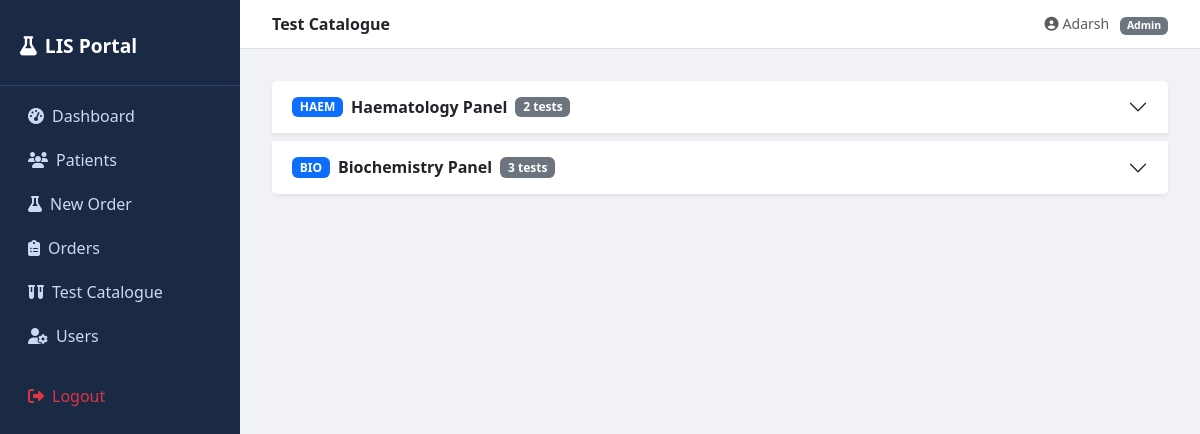
The page /management/tests/ (signed in) on the database its author committed.
### accounts/models.py (models this page shows, shortened)
class UserProfile(models.Model):
    ROLE_CHOICES = [
        ('Admin', 'Admin'),
        ('Physician', 'Physician'),
        ('Nurse', 'Nurse'),
        ('Phlebotomist', 'Phlebotomist'),
        ('LabTechnician', 'Lab Technician'),
    ]
    STATUS_CHOICES = [
        ('Active', 'Active'),
        ('Inactive', 'Inactive'),
        ('Locked', 'Locked'),
    ]
    user = models.OneToOneField(User, on_delete=models.CASCADE, related_name='profile')
    employee_id = models.CharField(max_length=20, unique=True)
    full_name = models.CharField(max_length=150)
    role = models.CharField(max_length=50, choices=ROLE_CHOICES)
    designation = models.CharField(max_length=80)
    department = models.CharField(max_length=80, blank=True, null=True)
    phone = models.CharField(max_length=20, blank=True, null=True)
    status = models.CharField(max_length=10, choices=STATUS_CHOICES, default='Active')
    created_at = models.DateTimeField(auto_now_add=True)
    updated_at = models.DateTimeField(auto_now=True)
    class Meta:
        db_table = 'user_master'
        verbose_name = 'User Profile'

### labtests/models.py (models this page shows, shortened)
class TestMenuMaster(models.Model):
    DEPARTMENT_CHOICES = [
        ('Serology', 'Serology'),
        ('Haematology', 'Haematology'),
        ('Biochemistry', 'Biochemistry'),
        ('Microbiology', 'Microbiology'),
        ('Immunology', 'Immunology'),
        ('Other', 'Other'),
    ]
    STATUS_CHOICES = [('Active', 'Active'), ('Inactive', 'Inactive')]
    menu_code = models.CharField(max_length=20, unique=True)
    menu_name = models.CharField(max_length=100)
    department = models.CharField(max_length=100, choices=DEPARTMENT_CHOICES)
    description = models.TextField(null=True, blank=True)
    status = models.CharField(max_length=10, choices=STATUS_CHOICES, default='Active')
    created_at = models.DateTimeField(auto_now_add=True)
    updated_at = models.DateTimeField(auto_now=True)
    class Meta:
        db_table = 'test_menu_master'

### accounts/frontend_views.py (the view)
# urls.py: path('management/tests/', frontend_views.test_management, name='test_management'),
@login_required
@role_required('Admin')
def test_management(request):
    menus = TestMenuMaster.objects.prefetch_related('assays').all()
    return render(request, 'test_management.html', {'menus': menus})

### templates/test_management.html (shortened to what this page needs)
{% extends 'base.html' %}
{% block page_title %}Test Catalogue{% endblock %}
{% block content %}
<div class="accordion" id="menuAccordion">
  {% for menu in menus %}
  <div class="accordion-item border-0 shadow-sm mb-2">
    <h2 class="accordion-header">
      <button class="accordion-button collapsed fw-semibold" type="button" data-bs-toggle="collapse" data-bs-target="#menu{{ menu.pk }}">
        <span class="badge bg-primary me-2">{{ menu.menu_code }}</span>{{ menu.menu_name }}
        <span class="badge bg-secondary ms-2">{{ menu.assays.count }} tests</span>
      </button>
    </h2>
  </div>
  {% endfor %}
</div>
{% endblock %}

### templates/base.html (shortened to what this page needs)
<!DOCTYPE html>
<html lang="en">
<head>
  <link href="https://cdn.jsdelivr.net/npm/bootstrap@5.3.0/dist/css/bootstrap.min.css" rel="stylesheet"/>
  <link href="https://cdnjs.cloudflare.com/ajax/libs/font-awesome/6.4.0/css/all.min.css" rel="stylesheet"/>
</head>
<body>
{% if user.is_authenticated %}
  <nav class="sidebar">
    <div class="brand"><i class="fas fa-flask me-2"></i>LIS Portal</div>
    <ul class="nav flex-column mt-2">
      <li class="nav-item"><a class="nav-link" href="{% url 'dashboard' %}"><i class="fas fa-tachometer-alt me-2"></i>Dashboard</a></li>
      {% with role=user.profile.role %}
      {% if role == 'Admin' or role == 'Physician' or role == 'Nurse' %}
      <li class="nav-item"><a class="nav-link" href="{% url 'patient_list' %}"><i class="fas fa-users me-2"></i>Patients</a></li>
      <li class="nav-item"><a class="nav-link" href="{% url 'order_entry' %}"><i class="fas fa-flask me-2"></i>New Order</a></li>
      {% endif %}
      {% if role == 'Admin' %}
      <li class="nav-item"><a class="nav-link" href="{% url 'order_list' %}"><i class="fas fa-clipboard-list me-2"></i>Orders</a></li>
      <li class="nav-item"><a class="nav-link" href="{% url 'test_management' %}"><i class="fas fa-vials me-2"></i>Test Catalogue</a></li>
      <li class="nav-item"><a class="nav-link" href="{% url 'user_management' %}"><i class="fas fa-user-cog me-2"></i>Users</a></li>
      {% endif %}
      {% endwith %}
      <li class="nav-item mt-3"><a class="nav-link text-danger" href="{% url 'logout' %}"><i class="fas fa-sign-out-alt me-2"></i>Logout</a></li>
    </ul>
  </nav>
  <div class="topbar">
    <span class="fw-semibold">{% block page_title %}Dashboard{% endblock %}</span>
    <span class="text-muted small">
      <i class="fas fa-user-circle me-1"></i>{{ user.profile.full_name }} &nbsp;
      <span class="badge bg-secondary">{{ user.profile.role }}</span>
    </span>
  </div>
{% endif %}
  <div class="{% if user.is_authenticated %}main-content{% else %}container mt-5{% endif %}">
    {% block content %}{% endblock %}
  </div>
</body>
</html>

### templates/base.html (style rules this page uses)
body { background: #f0f2f5; }
.sidebar { min-height: 100vh; background: #1a2a44; color: #cdd9f0; width: 240px; position: fixed; top: 0; left: 0; padding-top: 1rem; z-index: 100; }
.sidebar .nav-link { color: #cdd9f0; padding: .5rem 1.25rem; border-radius: 6px; margin: 2px 8px; }
.sidebar .brand { font-size: 1.2rem; font-weight: 700; color: #fff; padding: 1rem 1.25rem 1.5rem; border-bottom: 1px solid #2e4272; }
.main-content { margin-left: 240px; padding: 2rem; }
.topbar { background: #fff; border-bottom: 1px solid #e0e0e0; padding: .75rem 2rem; display: flex; justify-content: space-between; align-items: center; margin-left: 240px; position: sticky; top: 0; z-index: 99; }

### rows shown on the page
TestMenuMaster: menu_code "HAEM", menu_name "Haematology Panel", assays.count "2"
TestMenuMaster: menu_code "BIO", menu_name "Biochemistry Panel", assays.count "3"

### other values the page prints
{{ user.profile.full_name }} "Adarsh"
{{ user.profile.role }} "Admin"
